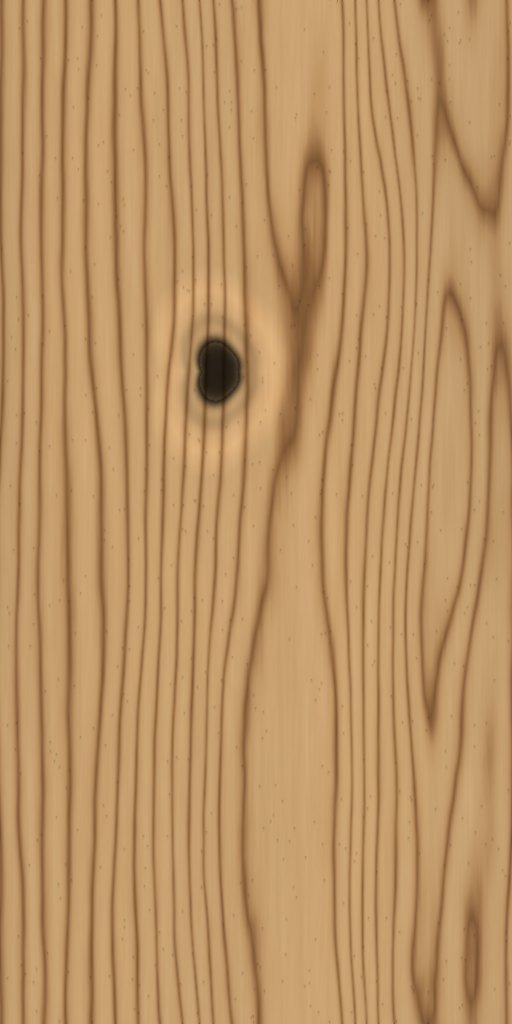
#> input picture assets/wood/oak.jpg, 512 x 1024 px
$ python gen_covers.py
#> lines starting #> are read from the running program, lines starting #| are printed output that depends on the picture
"""Generates the three CrazyGames submission cover images.

Run:  python3 tools/gen_covers.py
Out:  submission/cover_1920x1080.png
      submission/cover_800x1200.png
      submission/cover_800x800.png

Platform rules these obey (CRAZYGAMES_GUIDELINES.md §4):
  * Exact sizes: 1920x1080 landscape, 800x1200 portrait, 800x800 square.
  * Consistent visuals across all three.
  * The game title, in a stylised treatment, on the cover.
  * NO borders, NO extra text beyond the title, NO icons, NO raw gameplay screenshots.

Composition is the same in all three: a plank running through frame on a diagonal,
the cyan guide line along it, the blade's cut behind, and the title locked to the
centre. Only the crop and the plank angle change per aspect, which is what keeps
them recognisably one set.
"""

import math
import os
import numpy as np
from PIL import Image, ImageDraw, ImageFilter, ImageFont

OUT = os.path.join(os.path.dirname(__file__), "..", "submission")

TITLE = "CUT IT"
TITLE2 = "STRAIGHT"

BG_TOP = (34, 26, 20)
BG_BOT = (12, 14, 18)
CYAN = (125, 240, 255)
WOOD_MID = (198, 150, 92)


def font(size, bold=True):
    """System fonts only — no font files are checked in."""
    candidates = [
        "/usr/share/fonts/truetype/dejavu/DejaVuSans-Bold.ttf",
        "/usr/share/fonts/truetype/liberation/LiberationSans-Bold.ttf",
        "/usr/share/fonts/truetype/dejavu/DejaVuSans.ttf",
    ]
    for c in candidates:
        if os.path.exists(c):
            return ImageFont.truetype(c, size)
    return ImageFont.load_default()


def backdrop(w, h):
    yy = np.linspace(0, 1, h)[:, None]
    top = np.array(BG_TOP, float)[None, None, :]
    bot = np.array(BG_BOT, float)[None, None, :]
    grad = top * (1 - yy[:, :, None]) + bot * yy[:, :, None]
    img = np.repeat(grad, w, axis=1)
    # Warm pool of light behind where the title lands.
    xx, yg = np.meshgrid(np.linspace(0, 1, w), np.linspace(0, 1, h))
    glow = np.exp(-(((xx - 0.5) / 0.42) ** 2 + ((yg - 0.5) / 0.40) ** 2))
    img += glow[:, :, None] * np.array([90, 62, 26], float)[None, None, :]
    return Image.fromarray(np.clip(img, 0, 255).astype(np.uint8), "RGB")


def wood_strip(w, h, angle):
    """A plank with a real cut in it, drawn oversized then rotated into place.

    The grain is the game's OWN texture (assets/wood/oak.jpg) rather than a
    reimplementation. That guarantees the store page and the game look like the same
    product, which is the whole point of a cover.
    """
#> called with w = 1920, h = 1080, angle = -14
    d = int(math.hypot(w, h) * 1.3)
    band_h = int(min(w, h) * 0.46)

    tex_path = os.path.join(os.path.dirname(__file__), "..", "assets", "wood", "oak.jpg")
    if os.path.exists(tex_path):
        tex = Image.open(tex_path).convert("RGB")
#> tex is the input picture: PIL image 512x1024 RGB; mean R, G, B 186.4, 146.1, 99.7
        # The texture's grain runs down its long axis, so rotate it to run along the
        # plank, then tile.
        tex = tex.rotate(90, expand=True)
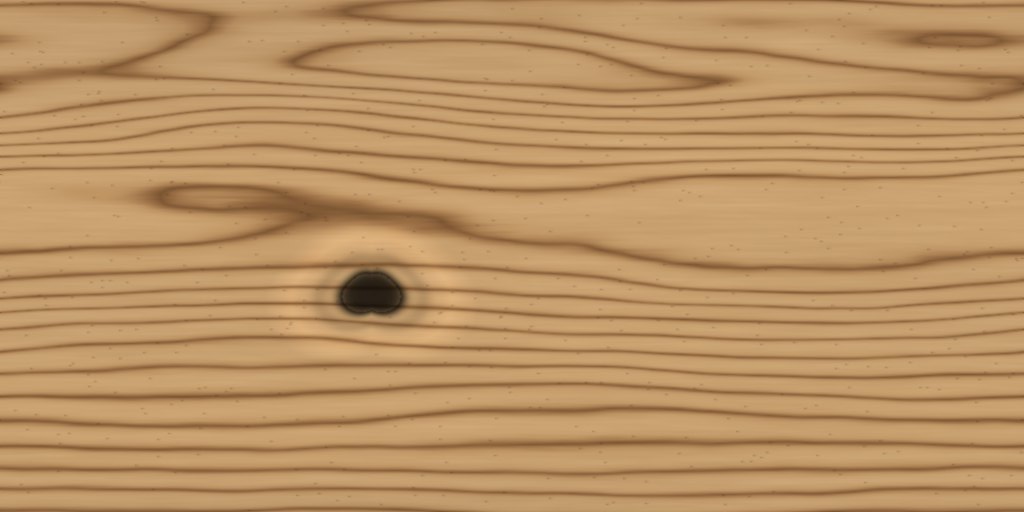
#> tex: PIL image 1024x512 RGB; mean R, G, B 186.4, 146.1, 99.7
        scale = band_h / tex.height
#> scale = 0.969
        tex = tex.resize((max(1, int(tex.width * scale)), band_h), Image.LANCZOS)
#> tex: PIL image 992x496 RGB
        strip = Image.new("RGB", (d, band_h))
#> strip: PIL image 2863x496 RGB; every value is 0
        for x in range(0, d, tex.width):
            strip.paste(tex, (x, 0))
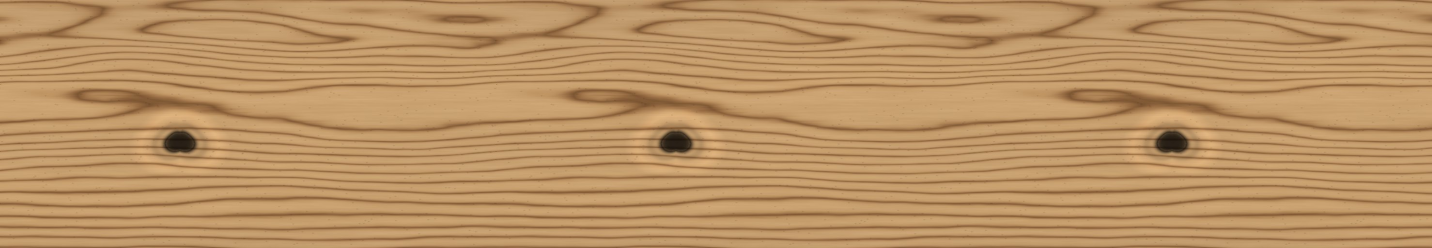
#> strip: PIL image 2863x496 RGB (shown at 1/2 size); mean R, G, B 186.3, 146.1, 99.7
    else:
        strip = Image.new("RGB", (d, band_h), WOOD_MID)

    px = np.array(strip, float)
    # Volume across the board plus a warm key light.
    v = np.abs(np.linspace(-1, 1, band_h))[:, None, None]
    px *= (1.0 - 0.40 * v ** 2)
    px *= np.array([1.06, 0.99, 0.90], float)[None, None, :]
    strip = Image.fromarray(np.clip(px, 0, 255).astype(np.uint8), "RGB")

    dr = ImageDraw.Draw(strip)
    mid = band_h // 2
    cut_at = int(d * 0.42)
    pts = [(x, mid + int(math.sin(x / 165.0) * band_h * 0.19)) for x in range(0, d, 5)]

    # Guide line ONLY ahead of the blade. Drawing it along the whole plank painted
    # cyan back over the kerf and erased the one detail that explains the game.
    ahead = [(x, y) for x, y in pts if x >= cut_at]
    glow_layer = Image.new("RGB", strip.size, (0, 0, 0))
    gdr = ImageDraw.Draw(glow_layer)
    if len(ahead) > 1:
        gdr.line(ahead, fill=CYAN, width=max(7, band_h // 22))
    glow_layer = glow_layer.filter(ImageFilter.GaussianBlur(band_h // 16))
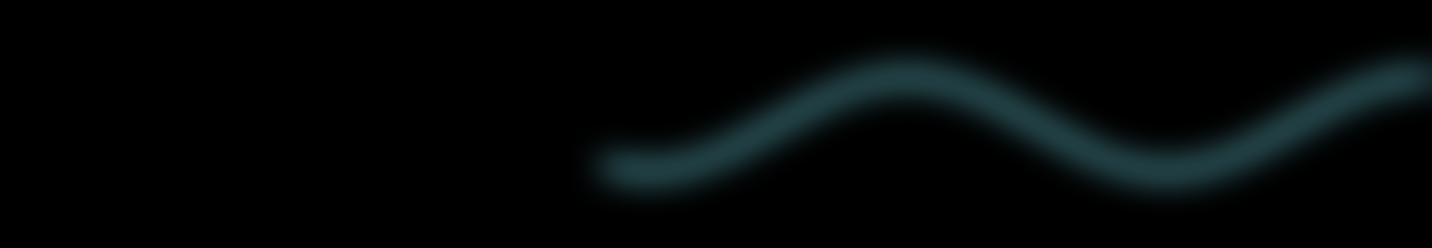
#> glow_layer: PIL image 2863x496 RGB (shown at 1/2 size); mean R, G, B 3.3, 6.3, 6.7
    strip = Image.fromarray(
        np.clip(np.array(strip, float) + np.array(glow_layer, float) * 1.5, 0, 255).astype(np.uint8), "RGB")

    dr = ImageDraw.Draw(strip)
    if len(ahead) > 1:
        dr.line(ahead, fill=CYAN, width=max(4, band_h // 40))
        dr.line(ahead, fill=(240, 254, 255), width=max(2, band_h // 90))

    # The kerf behind the blade: this is the story of the game, so it has to read,
    # and it is drawn last so nothing paints over it.
    kerf = [(x, y) for x, y in pts if x <= cut_at]
    if len(kerf) > 1:
        dr.line(kerf, fill=(96, 62, 30), width=max(13, band_h // 15))
        dr.line(kerf, fill=(42, 25, 11), width=max(8, band_h // 24))
        dr.line(kerf, fill=(12, 7, 3), width=max(4, band_h // 46))

    # The blade, at the head of the kerf.
    by = mid + int(math.sin(cut_at / 165.0) * band_h * 0.19)
    bw = max(5, band_h // 34)
    dr.rectangle([cut_at - bw, by - band_h // 3, cut_at + bw, by + band_h // 3],
                 fill=(214, 226, 240))
    dr.rectangle([cut_at - bw // 3, by - band_h // 3, cut_at + bw // 3, by + band_h // 3],
                 fill=(255, 255, 255))

    # Sawdust burst at the contact point.
    rng = np.random.default_rng(11)
    for _ in range(260):
        a = rng.uniform(-math.pi, math.pi)
        r = abs(rng.normal(0, band_h * 0.20))
        sx = cut_at + math.cos(a) * r * 1.5
        sy = by + math.sin(a) * r
        sz = rng.uniform(1.5, band_h / 90)
        shade = rng.uniform(0.75, 1.0)
        dr.ellipse([sx - sz, sy - sz, sx + sz, sy + sz],
                   fill=(int(255 * shade), int(214 * shade), int(150 * shade)))

    canvas = Image.new("RGBA", (d, d), (0, 0, 0, 0))
#> canvas: PIL image 2863x2863 RGBA; every value is 0
    canvas.paste(strip, (0, (d - band_h) // 2))
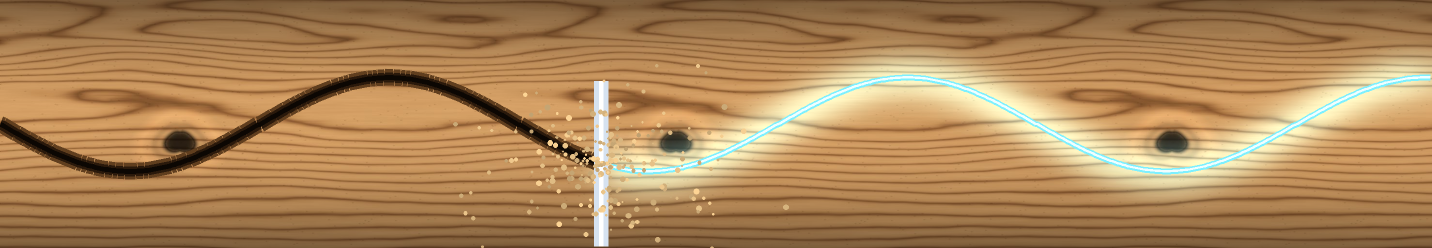
#> strip: PIL image 2863x496 RGB (shown at 1/2 size); mean R, G, B 171.1, 132.3, 87.3
    return canvas.rotate(angle, resample=Image.BICUBIC, center=(d // 2, d // 2))
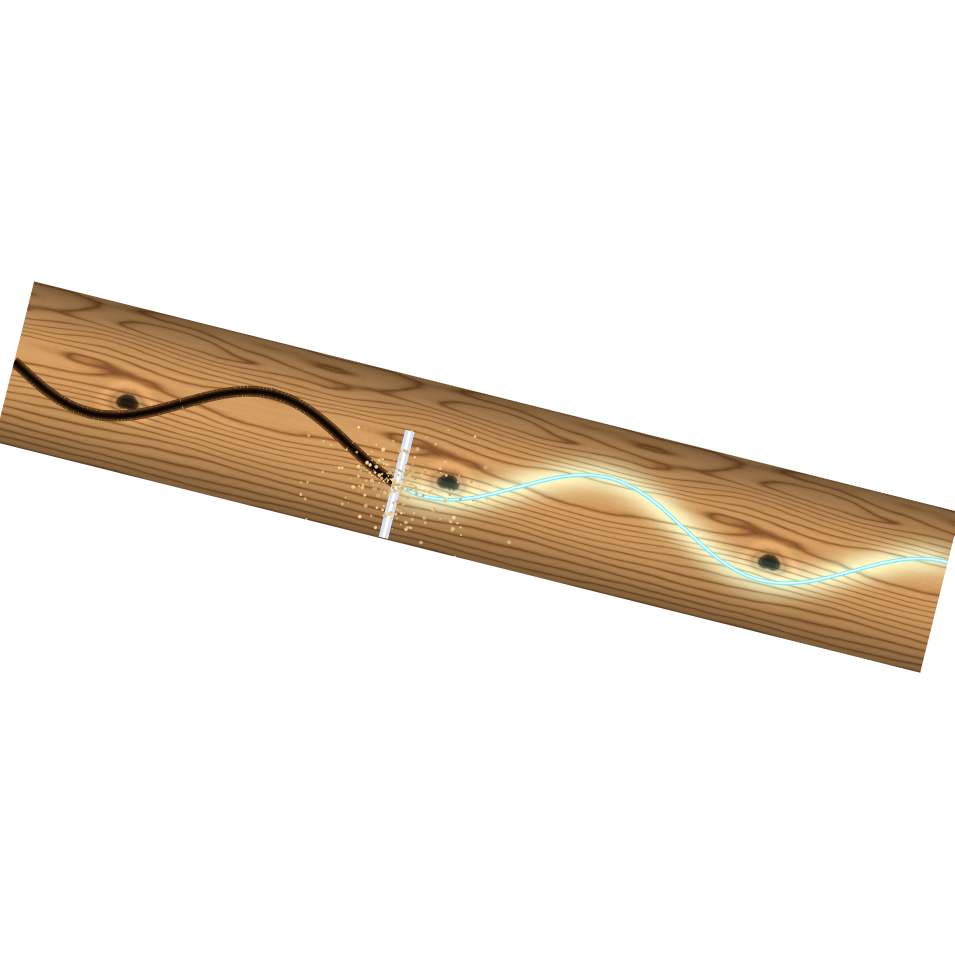
#> returned value: PIL image 2863x2863 RGBA (shown at 1/3 size); mean R, G, B, A 29.6, 22.8, 15.1, 44.1; transparent parts drawn white


def title_block(img, w, h, scale):
    dr = ImageDraw.Draw(img)
    f1 = font(int(126 * scale))
    f2 = font(int(126 * scale))

    def centred(text, fnt, cy):
        bb = dr.textbbox((0, 0), text, font=fnt)
        tw, th = bb[2] - bb[0], bb[3] - bb[1]
        x, y = (w - tw) // 2 - bb[0], cy - th // 2 - bb[1]
        # Heavy dark outline so the title survives on any background.
        for ox in range(-6, 7, 2):
            for oy in range(-6, 7, 2):
                dr.text((x + ox, y + oy), text, font=fnt, fill=(14, 12, 10))
        dr.text((x, y + int(5 * scale)), text, font=fnt, fill=(150, 96, 30))
        dr.text((x, y), text, font=fnt, fill=(255, 214, 115))
        return th

    gap = int(104 * scale)
    cy = int(h * 0.70)
    centred(TITLE, f1, cy - gap // 2)
    centred(TITLE2, f2, cy + gap // 2)


def make(w, h, angle, scale):
    img = backdrop(w, h).convert("RGBA")
    strip = wood_strip(w, h, angle)
    img.alpha_composite(strip, ((w - strip.width) // 2, (h - strip.height) // 2))

    # Vignette, to push the eye to the title.
    xx, yy = np.meshgrid(np.linspace(-1, 1, w), np.linspace(-1, 1, h))
    vig = np.clip(1.0 - 0.50 * (xx ** 2 + (yy + 0.25) ** 2), 0.22, 1.0)
    arr = np.array(img.convert("RGB"), float) * vig[:, :, None]
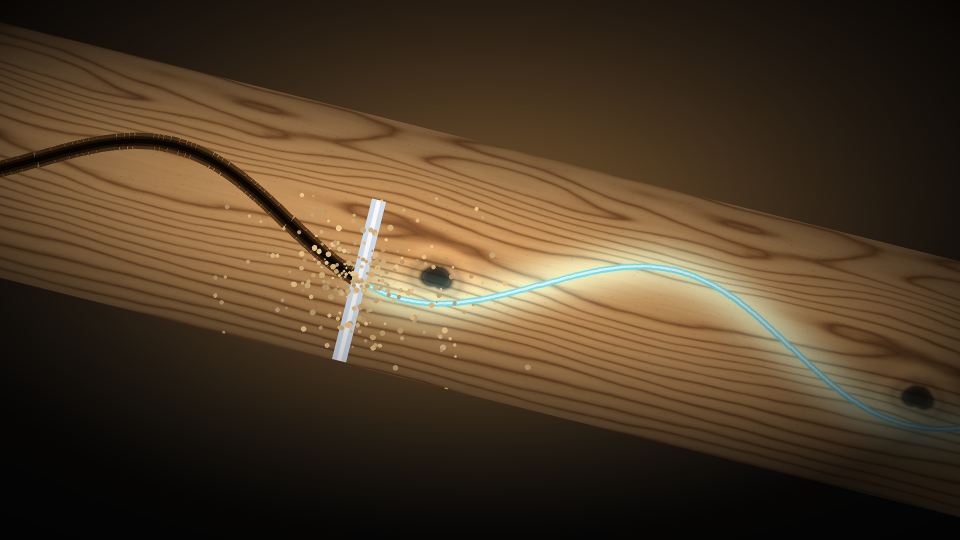
#> arr: shape (1080, 1920, 3) float64 (shown at 1/2 size); mean R, G, B 77.3, 59.7, 39.5
    img = Image.fromarray(np.clip(arr, 0, 255).astype(np.uint8), "RGB")
#> img: PIL image 1920x1080 RGB

    title_block(img, w, h, scale)
#> in centred, `bb = dr.textbbox((0, 0), text, font=fnt)`: bb = (0, 23, 457, 119)
#> in centred, `tw, th = bb[2] - bb[0], bb[3] - bb[1]`: tw = 457; th = 96
#> in centred, `x, y = (w - tw) // 2 - bb[0], cy - th // 2 - bb[1]`: x = 731; y = 633
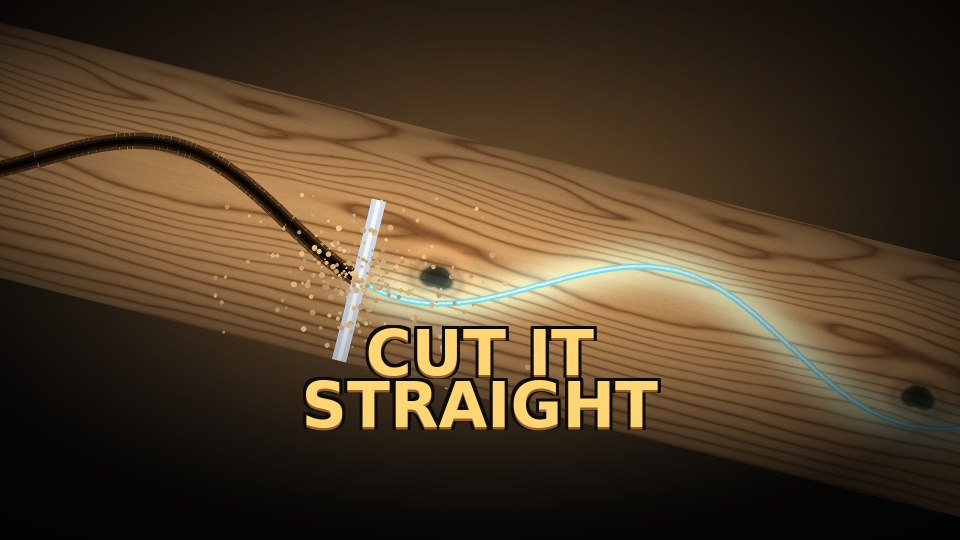
#> img: PIL image 1920x1080 RGB (shown at 1/2 size); mean R, G, B 79.7, 61.9, 40.2
    return img


def main():
    os.makedirs(OUT, exist_ok=True)
    specs = [
        ("cover_1920x1080", 1920, 1080, -14, 1.0),
        ("cover_800x1200", 800, 1200, -62, 0.62),
        ("cover_800x800", 800, 800, -20, 0.60),
    ]
    for name, w, h, angle, scale in specs:
        img = make(w, h, angle, scale)
        path = os.path.join(OUT, f"{name}.png")
        img.save(path, optimize=True)
        print(f"{name:20s} {w}x{h}  {os.path.getsize(path)/1024:7.1f} KB")


if __name__ == "__main__":
    main()
